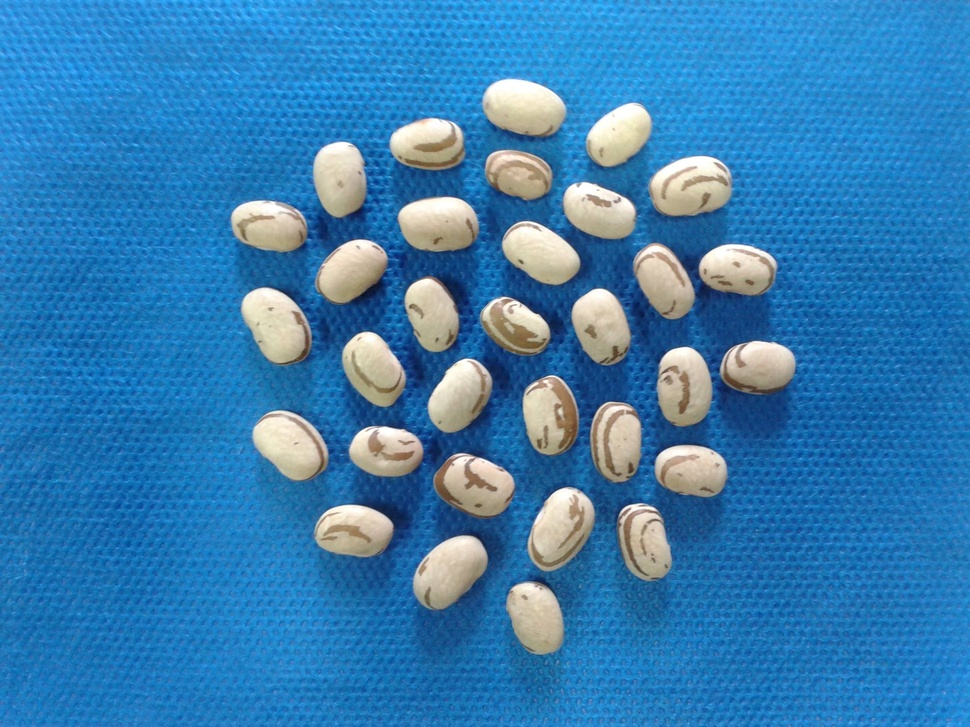
#> input picture Roteiros de Estudo Orientado - REOs/REO 02/AULA_06/feijao.jpg, 970 x 727 px, shrunk from 2048 x 1536 before the run
$ python aula_06_ex_02.py
#> lines starting #> are read from the running program, lines starting #| are printed output that depends on the picture; after the words box and inside, x2 and y2 are one past the last pixel; in counts of white or black regions, pixels touching at a corner belong together
########################################################################################################################
# Lavras - MG
# 21/06/2020
# Universidade Federal de Lavras - UFLA
# Departamento de Biologia
# Programa de Pós Graduação em Genética e Melhoramento de Plantas
# Disciplina: Visão Computacional No Melhoramento de Plantas
# Docente: Vinícius Quintão Carneiro
# E-mail: vinicius.carneiro@ufla.br
# GITHUB: vqcarneiro - https://github.com/VQCarneiro
########################################################################################################################
# PROCEDIMENTO: Identificação de Objetos
########################################################################################################################
# Importar pacotes
import cv2 # Importa o pacote opencv
import numpy as np # Importa o pacote numpy
from matplotlib import pyplot as plt # Importa o pacote matplotlib
import imutils
########################################################################################################################
# Leitura da imagem

nome_arquivo = 'feijao.jpg'
img_bgr = cv2.imread(nome_arquivo,1)
#> img_bgr is the input picture: shape (727, 970, 3); mean B, G, R 178.7, 126.2, 55.7
img_rgb = cv2.cvtColor(img_bgr,cv2.COLOR_BGR2RGB)
img_YCrCb = cv2.cvtColor(img_bgr,cv2.COLOR_BGR2YCR_CB)
#> img_YCrCb: shape (727, 970, 3); mean of channels 0, 1, 2 111.1, 88.5, 166.1

########################################################################################################################
# Partição dos canais
Y,Cr,Cb = cv2.split(img_YCrCb)
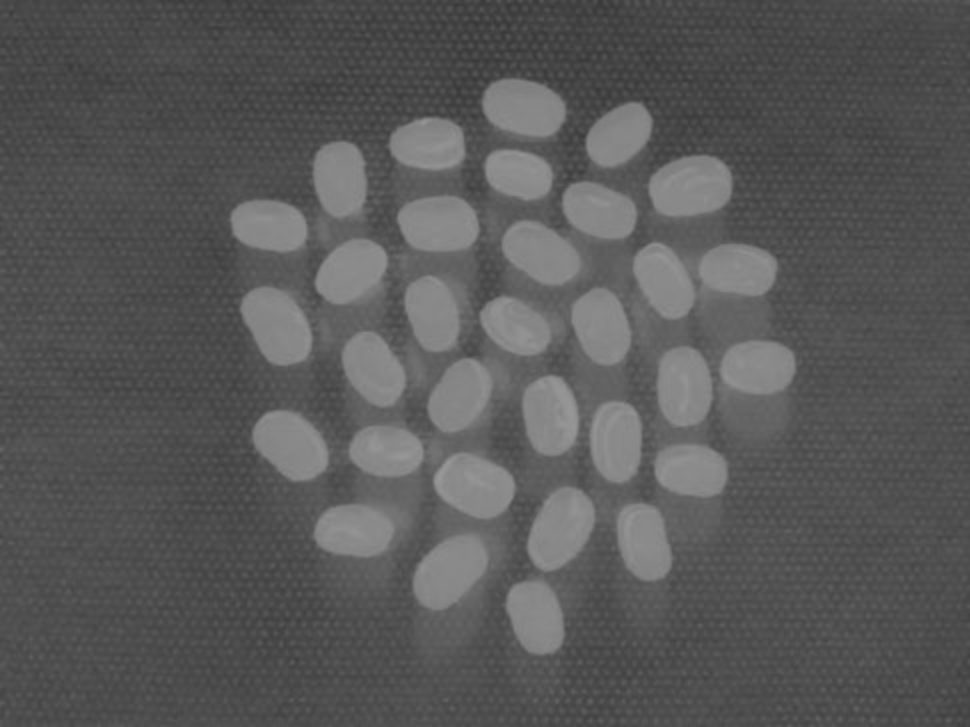
#> Cr: shape (727, 970); min 56, max 152, mean 88.5
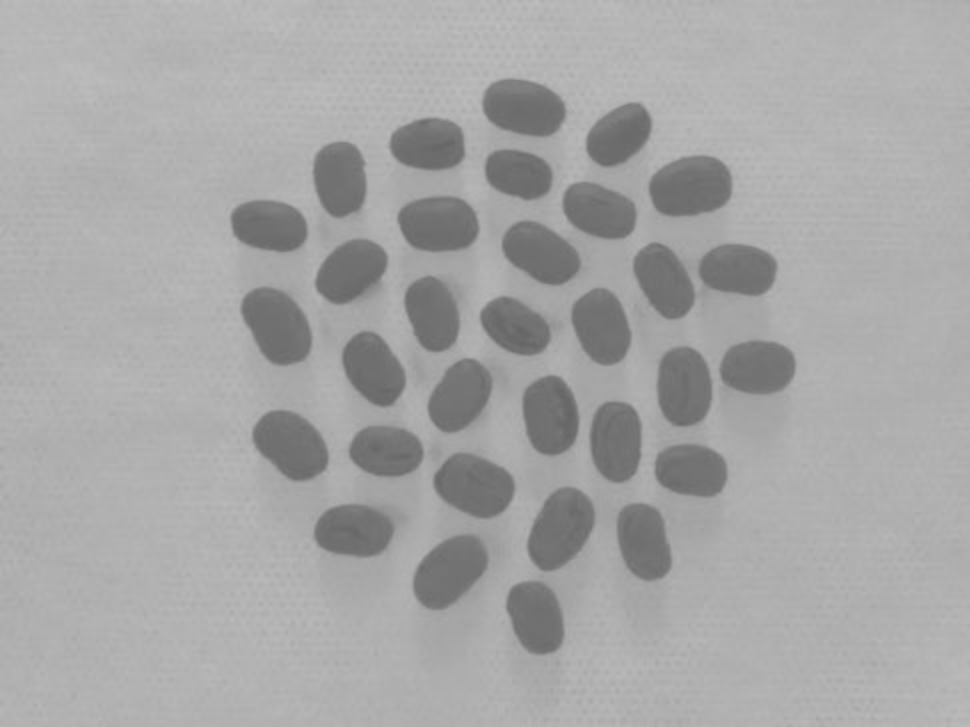
#> Cb: shape (727, 970); min 101, max 190, mean 166.1
########################################################################################################################
# Histograma do canal informativo
hist_Cr = cv2.calcHist([Cb],[0], None, [256],[0,256])
#> hist_Cr = 256 values, max 64920 at index 176, min 0 at index 0, mean 2754.6

########################################################################################################################
# Limiarização - Thresholding

(L, img_limiar) = cv2.threshold(Cb,0,255,cv2.THRESH_BINARY+cv2.THRESH_OTSU)
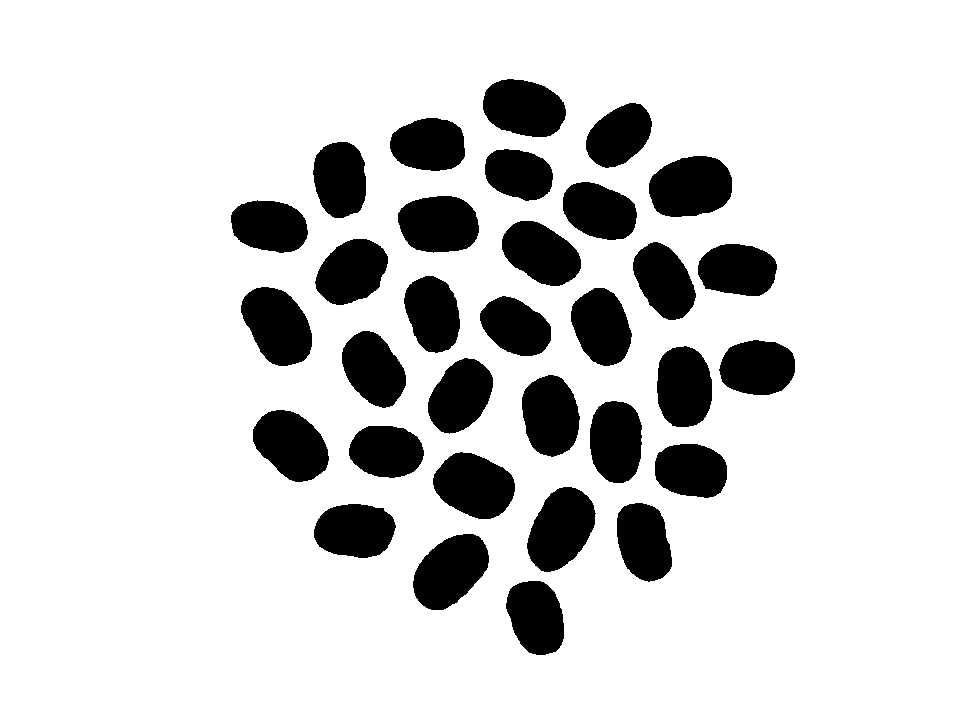
#> img_limiar: shape (727, 970); 84.3% white; 32 black regions, largest, box (x1, y1, x2, y2) and area: (649, 156, 732, 217) 4068, (527, 487, 596, 572) 4055, (241, 287, 312, 366) 4005
#> L = 146
(L, img_limiar_inv) = cv2.threshold(Cb,0,255,cv2.THRESH_BINARY_INV+cv2.THRESH_OTSU)
#> img_limiar_inv: shape (727, 970); 15.7% white; 32 white regions

########################################################################################################################
# Obtendo imagem segmentada
img_segmentada = cv2.bitwise_and(img_rgb,img_rgb,mask=img_limiar_inv)

########################################################################################################################
# Contagem
cnts = cv2.findContours(img_limiar_inv.copy(), cv2.RETR_EXTERNAL,cv2.CHAIN_APPROX_SIMPLE)
#> cnts = 32 contours; largest, box (x1, y1, x2, y2) and area: (649, 156, 732, 217) 3960, (527, 487, 596, 572) 3949, (241, 287, 312, 366) 3900, (413, 534, 489, 610) 3888, (433, 452, 515, 519) 3862
cnts = imutils.grab_contours(cnts)

print('----------------------------------------------------------------------------------------------------------------')
print('INFORMAÇÕES DOS OBJETOS')
print('----------------------------------------------------------------------------------------------------------------')
print('NÚMERO DE SEMENTES: ' + str(len(cnts)))
#| NÚMERO DE SEMENTES: 32
print('----------------------------------------------------------------------------------------------------------------')

# loop over the contours
img_seg_editada = img_segmentada.copy()
for (i, c) in enumerate(cnts):
	# draw the contour
	((x, y), _) = cv2.minEnclosingCircle(c)
	cv2.putText(img_seg_editada, "#{}".format(i + 1), (int(x) - 10, int(y)),
                cv2.FONT_HERSHEY_SIMPLEX, 0.6, (0, 0, 255), 2)
	cv2.drawContours(img_seg_editada, [c], -1, (0, 255, 0), 2)
#> this loop made 32 passes
#> (x, y) on passes 1 to 12: (534, 618.5), (450.5, 570.5), (354.5, 531), (643, 541.5), (558.2, 529.1), (473.5, 484.5), (690.3, 470.4), (386, 451.5), (290.9, 445.6), (614.7, 441.8), (550.5, 415.5), (458.3, 395.4)
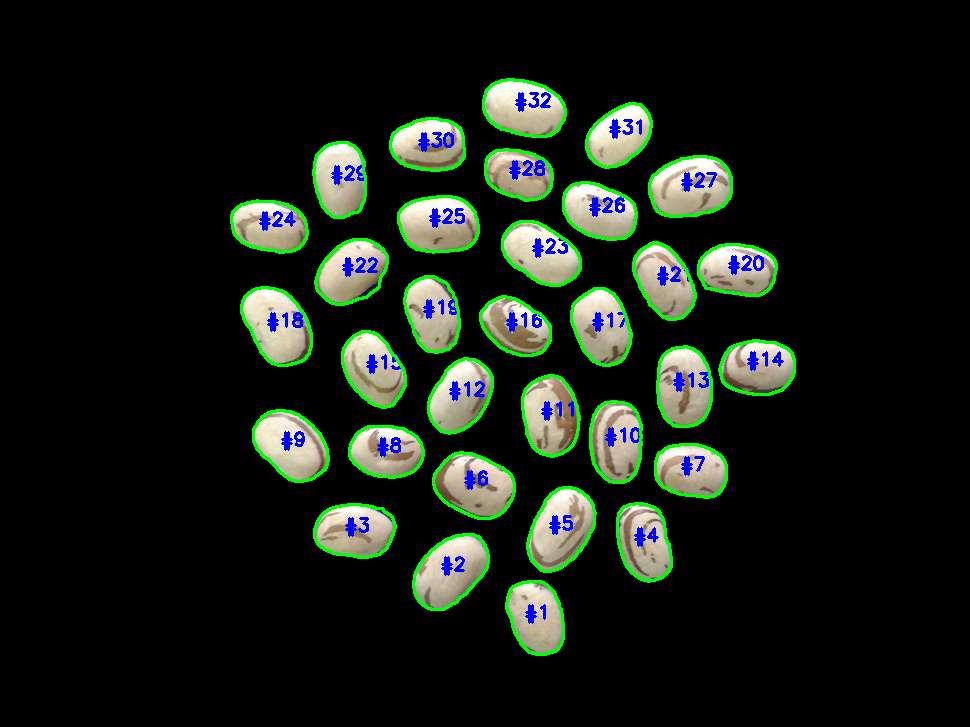
#> img_seg_editada: shape (727, 970, 3); mean R, G, B 24.1, 31.1, 23.2

img_rgb_editada = img_rgb.copy()
# loop over the contours
for (i, c) in enumerate(cnts):
	# draw the contour
	((x, y), _) = cv2.minEnclosingCircle(c)
	cv2.putText(img_rgb_editada, "#{}".format(i + 1), (int(x) - 10, int(y)),
		cv2.FONT_HERSHEY_SIMPLEX, 0.6, (0, 0, 255), 2)
	cv2.drawContours(img_rgb_editada, [c], -1, (0, 255, 0), 2)
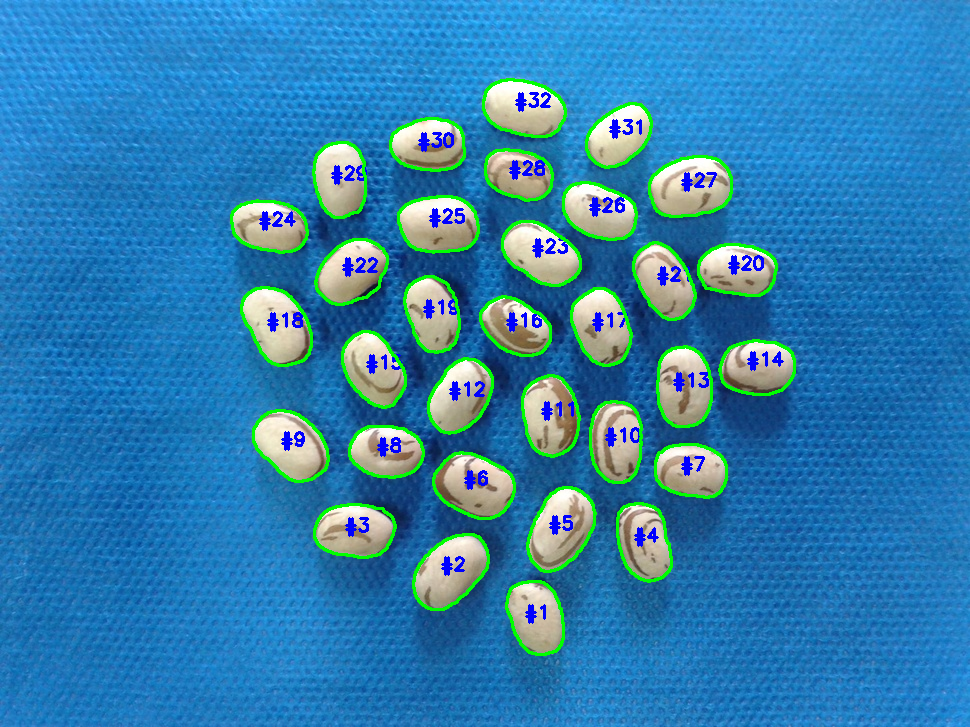
#> img_rgb_editada: shape (727, 970, 3); mean R, G, B 49.6, 128.2, 175


########################################################################################################################
# Recortar cada semente
#img_segmentada_backup = img_segmentada.copy()
#img_segmentada = cv2.cvtColor(img_segmentada,cv2.COLOR_RGB2HSV)

plt.figure('Sementes')
for (i, c) in enumerate(cnts):

	(x,y,w,h) = cv2.boundingRect(c)
	print('Semente #%d' % (i+1))
	print(cv2.contourArea(c))
	obj = img_limiar_inv[y:y+h,x:x+w]
	obj_rgb = img_segmentada[y:y+h,x:x+w]

	grafico = True
	if grafico == True:

		hist_r = cv2.calcHist([obj_rgb[:,:,0]],[0],obj,[256],[0,256])
		hist_g = cv2.calcHist([obj_rgb[:,:,1]], [0],obj, [256], [0, 256])
		hist_b = cv2.calcHist([obj_rgb[:,:,2]], [0],obj, [256], [0, 256])
		#obj = img_rgb[y:y + h, x:x + w]

		plt.subplot(3,3,2)
		plt.imshow(obj_rgb)
		plt.title('Semente: ' + str(i+1))

		plt.subplot(3, 3, 4)
		plt.imshow(obj_rgb[:,:,0],cmap='gray')
		plt.title('Semente: ' + str(i + 1))

		plt.subplot(3, 3, 5)
		plt.imshow(obj_rgb[:,:,1],cmap='gray')
		plt.title('Semente: ' + str(i + 1))

		plt.subplot(3, 3, 6)
		plt.imshow(obj_rgb[:,:,2],cmap='gray')
		plt.title('Semente: ' + str(i + 1))

		plt.subplot(3, 3, 7)
		plt.plot(hist_r, color='r')
		plt.title("Histograma - R")
		plt.xlim([0, 256])
		plt.xlabel("Valores Pixels")
		plt.ylabel("Número de Pixels")

		plt.subplot(3, 3, 8)
		plt.plot(hist_g, color='g')
		plt.title("Histograma - R")
		plt.xlim([0, 256])
		plt.xlabel("Valores Pixels")
		plt.ylabel("Número de Pixels")

		plt.subplot(3, 3, 9)
		plt.plot(hist_r, color='r')
		plt.title("Histograma - B")
		plt.xlim([0, 256])
		plt.xlabel("Valores Pixels")
		plt.ylabel("Número de Pixels")


		plt.pause(1)
		#f.savefig(str(i+1)+'.png')
		plt.show(block = False)
		plt.clf()

	else:
		pass
#> this loop made 32 passes
#> (x, y, w, h) on passes 1 to 12: (506, 581, 58, 74), (413, 534, 76, 76), (314, 504, 82, 54), (617, 503, 55, 79), (527, 487, 69, 85), (433, 452, 82, 67), (655, 444, 72, 54), (349, 426, 75, 52), (253, 410, 76, 72), (590, 401, 52, 82), (522, 375, 58, 82), (428, 358, 65, 76)
#> (printed output is left out)
#> pass 2, `obj_rgb = img_segmentada[y:y+h,x:x+w]`:
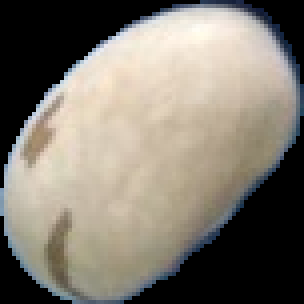
#> obj_rgb: shape (76, 76, 3) (shown 4 times larger); mean R, G, B 127.9, 121.6, 111.2
#> pass 2, `plt.pause(1)`:
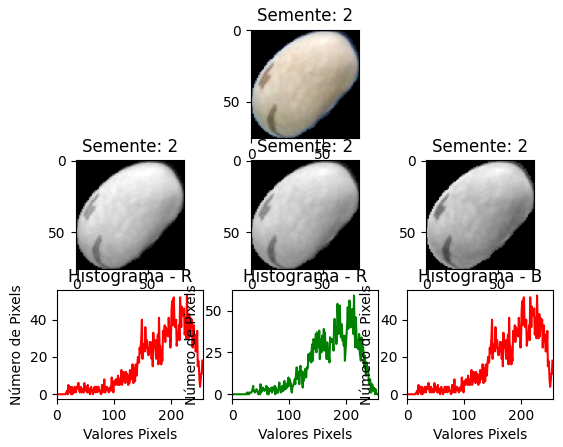
#> figure drawn by matplotlib, 7 panels; panel 5: curve peaks at x = 228, y = 53; panel 6: curve peaks at x = 214, y = 59; panel 7: curve peaks at x = 228, y = 53


########################################################################################################################
